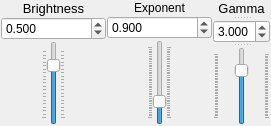
         <widget class="QWidget" name="Bottom">
          <attribute name="title">
           <string>Bottom</string>
          </attribute>
          <layout class="QGridLayout" name="gridLayout_6">
           <property name="leftMargin">
            <number>1</number>
           </property>
           <property name="topMargin">
            <number>1</number>
           </property>
           <property name="rightMargin">
            <number>1</number>
           </property>
           <property name="bottomMargin">
            <number>1</number>
           </property>
           <property name="spacing">
            <number>1</number>
           </property>
           <item row="0" column="0">
            <layout class="QGridLayout" name="gridLayout_8">
             <item row="0" column="0">
              <layout class="QVBoxLayout" name="verticalLayout_6">
               <item>
                <widget class="QLabel" name="label_7">
                 <property name="text">
                  <string>&lt;html&gt;&lt;head/&gt;&lt;body&gt;&lt;p align=&quot;center&quot;&gt;&lt;span style=&quot; font-size:10pt;&quot;&gt;Brightness&lt;/span&gt;&lt;/p&gt;&lt;/body&gt;&lt;/html&gt;</string>
                 </property>
                </widget>
               </item>
               <item>
                <widget class="QDoubleSpinBox" name="blend_bottom_lume_spin">
                 <property name="wrapping">
                  <bool>false</bool>
                 </property>
                 <property name="buttonSymbols">
                  <enum>QAbstractSpinBox::UpDownArrows</enum>
                 </property>
                 <property name="accelerated">
                  <bool>false</bool>
                 </property>
                 <property name="correctionMode">
                  <enum>QAbstractSpinBox::CorrectToPreviousValue</enum>
                 </property>
                 <property name="keyboardTracking">
                  <bool>true</bool>
                 </property>
                 <property name="decimals">
                  <number>3</number>
                 </property>
                 <property name="minimum">
                  <double>-0.990000000000000</double>
                 </property>
                 <property name="maximum">
                  <double>0.990000000000000</double>
                 </property>
                 <property name="singleStep">
                  <double>0.010000000000000</double>
                 </property>
                 <property name="value">
                  <double>0.500000000000000</double>
                 </property>
                </widget>
               </item>
              </layout>
             </item>
             <item row="1" column="0">
              <layout class="QHBoxLayout" name="horizontalLayout_6">
               <item>
                <spacer name="horizontalSpacer_11">
                 <property name="orientation">
                  <enum>Qt::Horizontal</enum>
                 </property>
                 <property name="sizeHint" stdset="0">
                  <size>
                   <width>40</width>
                   <height>20</height>
                  </size>
                 </property>
                </spacer>
               </item>
               <item>
                <widget class="QSlider" name="blend_bottom_lume_slide">
                 <property name="minimum">
                  <number>-999</number>
                 </property>
                 <property name="maximum">
                  <number>999</number>
                 </property>
                 <property name="value">
                  <number>500</number>
                 </property>
                 <property name="orientation">
                  <enum>Qt::Vertical</enum>
                 </property>
                 <property name="invertedAppearance">
                  <bool>false</bool>
                 </property>
                 <property name="invertedControls">
                  <bool>false</bool>
                 </property>
                 <property name="tickPosition">
                  <enum>QSlider::TicksBothSides</enum>
                 </property>
                 <property name="tickInterval">
                  <number>100</number>
                 </property>
                </widget>
               </item>
               <item>
                <spacer name="horizontalSpacer_12">
                 <property name="orientation">
                  <enum>Qt::Horizontal</enum>
                 </property>
                 <property name="sizeHint" stdset="0">
                  <size>
                   <width>40</width>
                   <height>20</height>
                  </size>
                 </property>
                </spacer>
               </item>
              </layout>
             </item>
            </layout>
           </item>
           <item row="0" column="1">
            <layout class="QVBoxLayout" name="verticalLayout_16">
             <item>
              <widget class="QLabel" name="label_6">
               <property name="text">
                <string>&lt;html&gt;&lt;head/&gt;&lt;body&gt;&lt;p align=&quot;center&quot;&gt;Exponent&lt;/p&gt;&lt;/body&gt;&lt;/html&gt;</string>
               </property>
              </widget>
             </item>
             <item>
              <widget class="QDoubleSpinBox" name="blend_bottom_exponent_spin">
               <property name="wrapping">
                <bool>false</bool>
               </property>
               <property name="buttonSymbols">
                <enum>QAbstractSpinBox::UpDownArrows</enum>
               </property>
               <property name="accelerated">
                <bool>false</bool>
               </property>
               <property name="correctionMode">
                <enum>QAbstractSpinBox::CorrectToPreviousValue</enum>
               </property>
               <property name="keyboardTracking">
                <bool>true</bool>
               </property>
               <property name="decimals">
                <number>3</number>
               </property>
               <property name="maximum">
                <double>4.000000000000000</double>
               </property>
               <property name="singleStep">
                <double>0.050000000000000</double>
               </property>
               <property name="value">
                <double>0.900000000000000</double>
               </property>
              </widget>
             </item>
             <item>
              <layout class="QHBoxLayout" name="horizontalLayout_5">
               <item>
                <spacer name="horizontalSpacer_9">
                 <property name="orientation">
                  <enum>Qt::Horizontal</enum>
                 </property>
                 <property name="sizeHint" stdset="0">
                  <size>
                   <width>40</width>
                   <height>20</height>
                  </size>
                 </property>
                </spacer>
               </item>
               <item>
                <widget class="QSlider" name="blend_bottom_exponent_slider">
                 <property name="maximum">
                  <number>4000</number>
                 </property>
                 <property name="value">
                  <number>900</number>
                 </property>
                 <property name="orientation">
                  <enum>Qt::Vertical</enum>
                 </property>
                 <property name="invertedAppearance">
                  <bool>false</bool>
                 </property>
                 <property name="invertedControls">
                  <bool>false</bool>
                 </property>
                 <property name="tickPosition">
                  <enum>QSlider::TicksBothSides</enum>
                 </property>
                 <property name="tickInterval">
                  <number>100</number>
                 </property>
                </widget>
               </item>
               <item>
                <spacer name="horizontalSpacer_10">
                 <property name="orientation">
                  <enum>Qt::Horizontal</enum>
                 </property>
                 <property name="sizeHint" stdset="0">
                  <size>
                   <width>40</width>
                   <height>20</height>
                  </size>
                 </property>
                </spacer>
               </item>
              </layout>
             </item>
            </layout>
           </item>
           <item row="0" column="2">
            <widget class="QSplitter" name="splitter_3">
             <property name="orientation">
              <enum>Qt::Vertical</enum>
             </property>
             <widget class="QSplitter" name="splitter_2">
              <property name="orientation">
               <enum>Qt::Vertical</enum>
              </property>
              <widget class="QLabel" name="label_10">
               <property name="text">
                <string>&lt;html&gt;&lt;head/&gt;&lt;body&gt;&lt;p align=&quot;center&quot;&gt;&lt;span style=&quot; font-size:10pt;&quot;&gt;Gamma&lt;/span&gt;&lt;/p&gt;&lt;/body&gt;&lt;/html&gt;</string>
               </property>
              </widget>
              <widget class="QDoubleSpinBox" name="blend_bottom_gamma_spin">
               <property name="wrapping">
                <bool>false</bool>
               </property>
               <property name="buttonSymbols">
                <enum>QAbstractSpinBox::UpDownArrows</enum>
               </property>
               <property name="accelerated">
                <bool>false</bool>
               </property>
               <property name="correctionMode">
                <enum>QAbstractSpinBox::CorrectToPreviousValue</enum>
               </property>
               <property name="keyboardTracking">
                <bool>true</bool>
               </property>
               <property name="decimals">
                <number>3</number>
               </property>
               <property name="maximum">
                <double>4.000000000000000</double>
               </property>
               <property name="singleStep">
                <double>0.050000000000000</double>
               </property>
               <property name="value">
                <double>3.000000000000000</double>
               </property>
              </widget>
             </widget>
             <widget class="QSplitter" name="splitter">
              <property name="orientation">
               <enum>Qt::Horizontal</enum>
              </property>
              <widget class="QSlider" name="blend_bottom_gamma_slider">
               <property name="maximum">
                <number>4000</number>
               </property>
               <property name="value">
                <number>3000</number>
               </property>
               <property name="orientation">
                <enum>Qt::Vertical</enum>
               </property>
               <property name="invertedAppearance">
                <bool>false</bool>
               </property>
               <property name="invertedControls">
                <bool>false</bool>
               </property>
               <property name="tickPosition">
                <enum>QSlider::TicksBothSides</enum>
               </property>
               <property name="tickInterval">
                <number>100</number>
               </property>
              </widget>
             </widget>
            </widget>
           </item>
          </layout>
         </widget>
